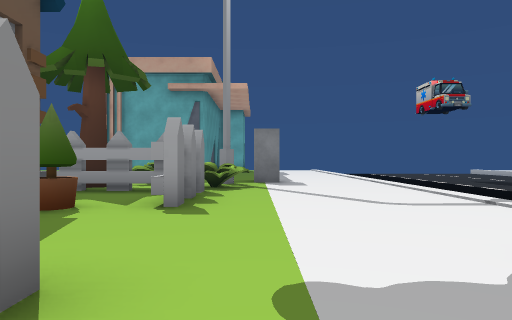
[1] (above)

22 first-person views from a walk through a 3-D level made in the Unity game engine. The camera is 1.2 m above the floor, looks level and sees 70° across. The floor is counted in squares, 2 m on a side. Each view is taken from the middle of a square. On the plan, view 1 faces up. The plan holds only what a view shows up to about 10 squares ahead; the rest is blank. The place goes on beyond the plan. Some surface patterns are stand-ins.

[2]
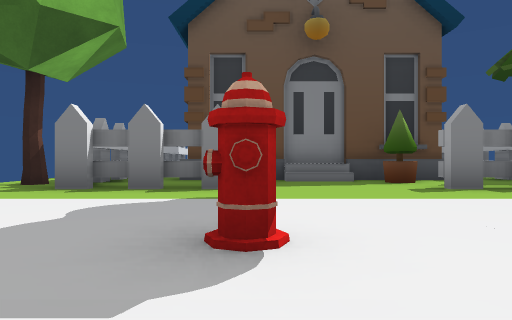

[3]
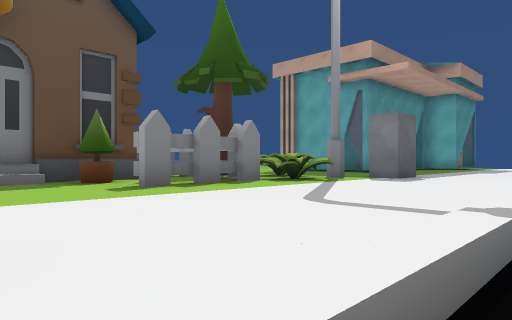

[4]
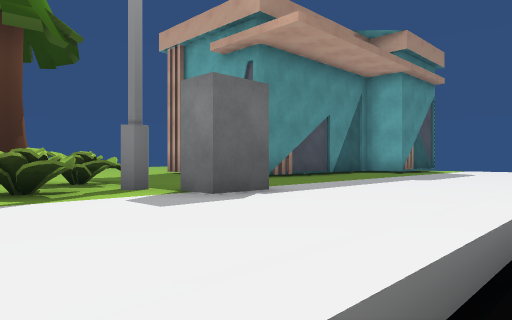

[5]
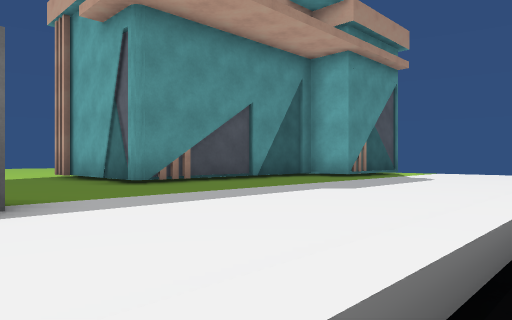

[6]
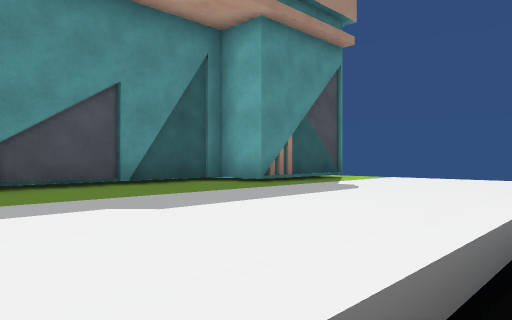

[7]
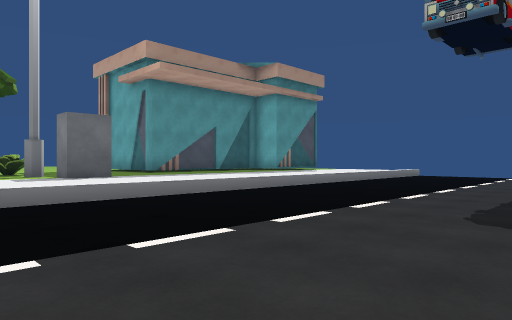

[8]
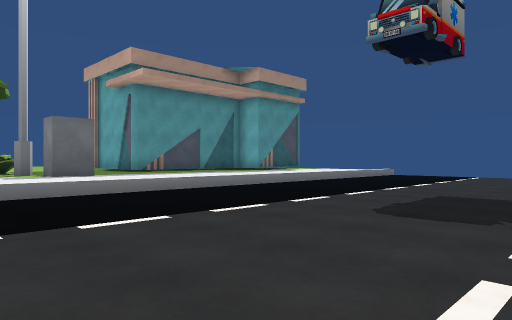

[9]
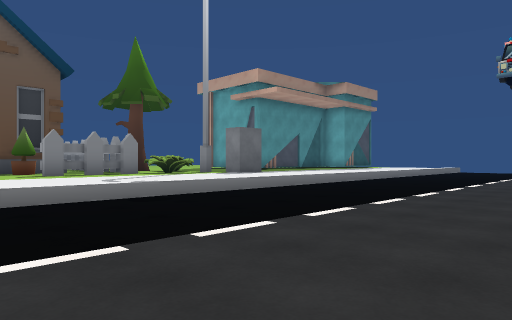

[10]
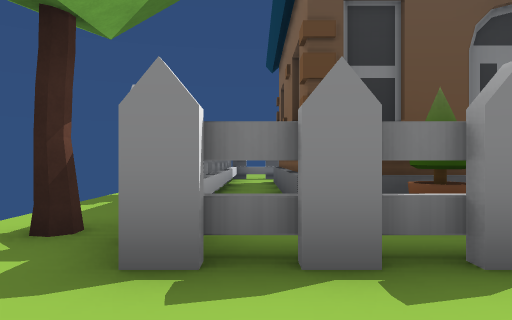

[11]
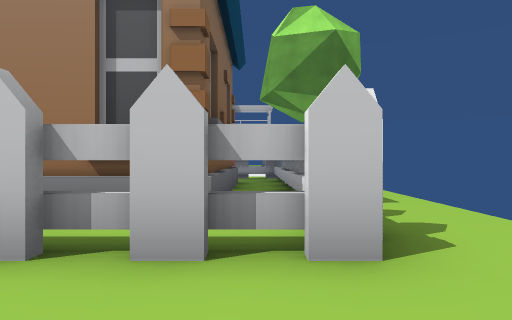

[12]
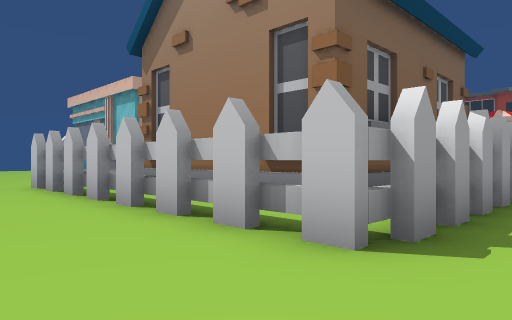

[13]
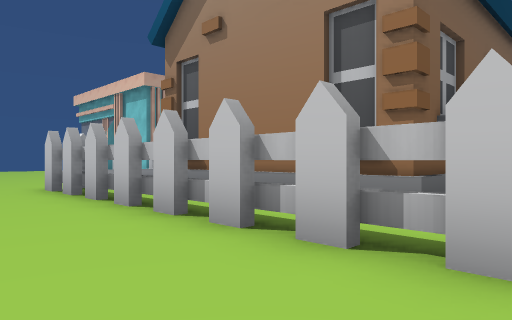

[14]
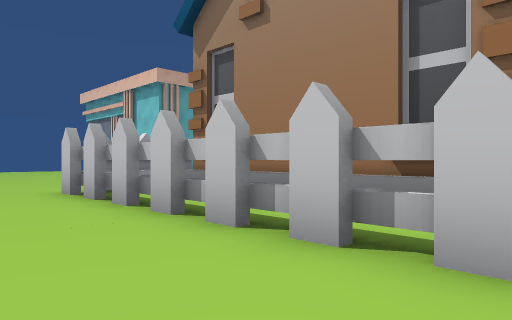

[15]
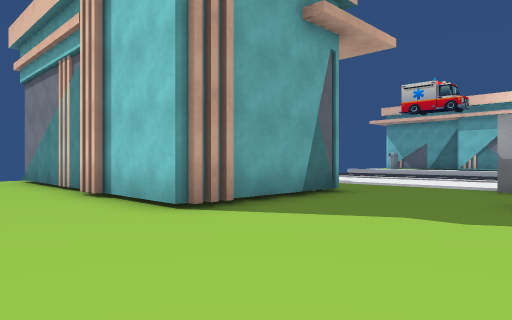

[16]
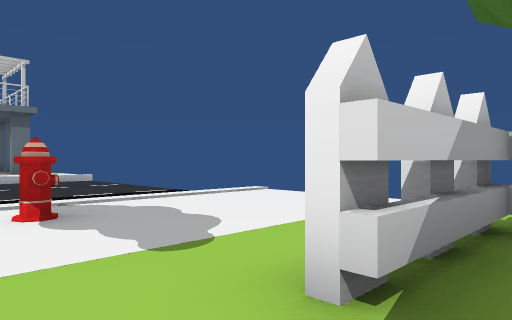

[17]
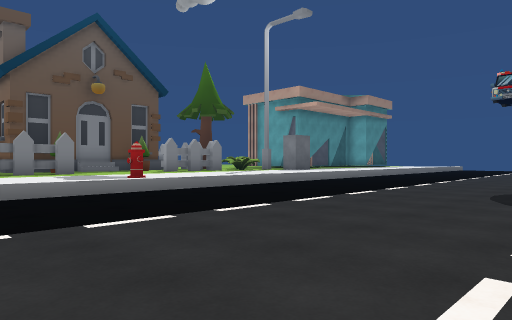

[18]
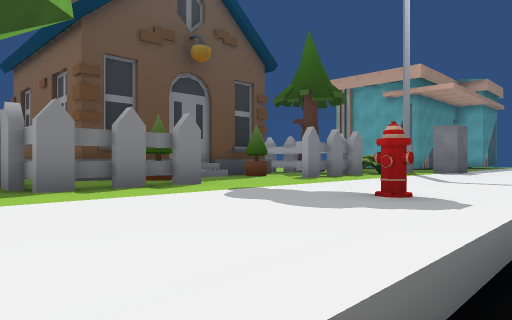

[19]
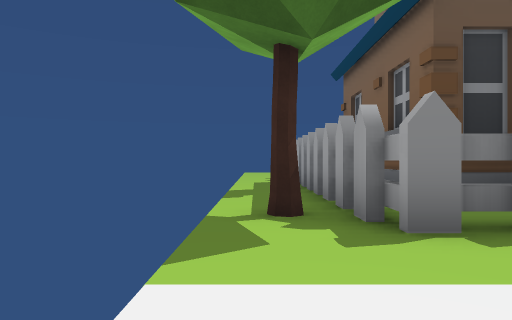

[20]
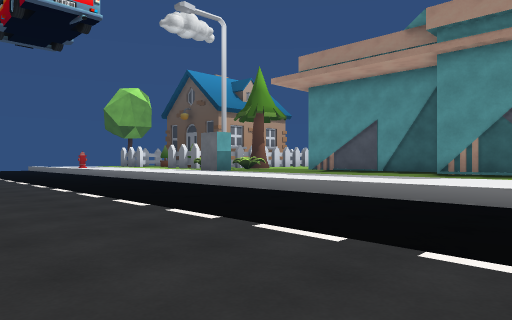

[21]
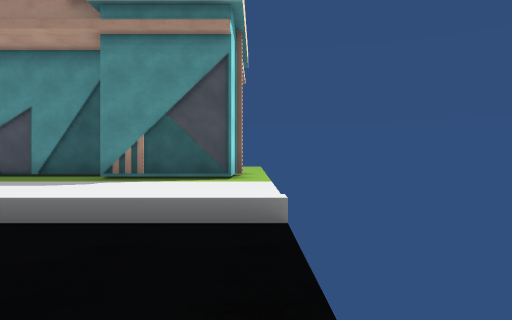

[22]
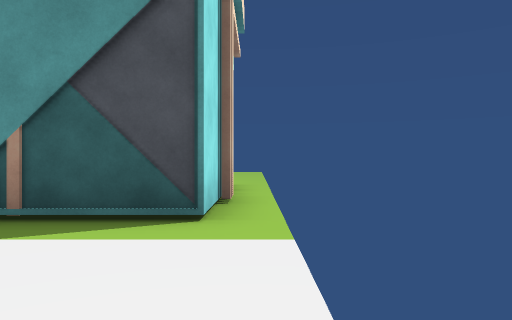

### Floor plan
Key: @ floor where view 1 was taken; # wall or solid block; . main floor; - floor 0.5 m lower than the main floor; / step, stairs or slope; = window, fence, low wall or low ledge; ^ raised ledge; T tree; H house; Y hydrant; O other object.
Columns run from 13 left of view 1 to 10 right of it. Each row starts with its distance up from view 1.
 21        ..........-  ---
 20        .HHHHH....-  ---
 19        .H  .#....-  ---
 18        .H .HH....- ----
 17       ..H .H.....-----
 16       ..H .H.....-----
 15       ... .H.....------
 14       ... .H.....-  ---
 13       ..HHHH.....------
 12      ............------
 11   .. ............------
 10   .. ......=.#O..-------
  9   .. .....T^#....-------
  8  ...     TT=^....-------
  7  .HHHH   HHHH....-------
  6  .H.H    H..H....------
  5  .H.#    #H.H....-  ---
  4  .H.H    #/......-  ---
  3 ..H.#    #/......-  ---
  2 ..H.H    #H....Y.-  ---
  1 ..H.H#####..H....- -----
  0 ..H.........H@...- -----
 -1 ..HHHHHHHHHH.....- -----
 -2 ...........T.....- -----

Where each view was taken, in squares from view 1:
view 1: 0 up, 0 right, facing up
view 2: 2 up, 4 right, facing left
view 3: 2 up, 4 right, facing up-left
view 4: 7 up, 4 right, facing up-left
view 5: 10 up, 4 right, facing up-left
view 6: 13 up, 4 right, facing up-left
view 7: 7 up, 9 right, facing up-left
view 8: 7 up, 10 right, facing up-left
view 9: 2 up, 9 right, facing up-left
view 10: 0 up, 1 right, facing left
view 11: 0 up, 13 left, facing right
view 12: 2 down, 13 left, facing up-right
view 13: 1 down, 13 left, facing up-right
view 14: 0 up, 13 left, facing up-right
view 15: 9 up, 8 left, facing up-right
view 16: 3 up, 2 left, facing down-right
view 17: 2 down, 10 right, facing up-left
view 18: 2 down, 4 right, facing up-left
view 19: 2 down, 2 right, facing left
view 20: 21 up, 9 right, facing down-left
view 21: 21 up, 7 right, facing left
view 22: 21 up, 3 right, facing left
